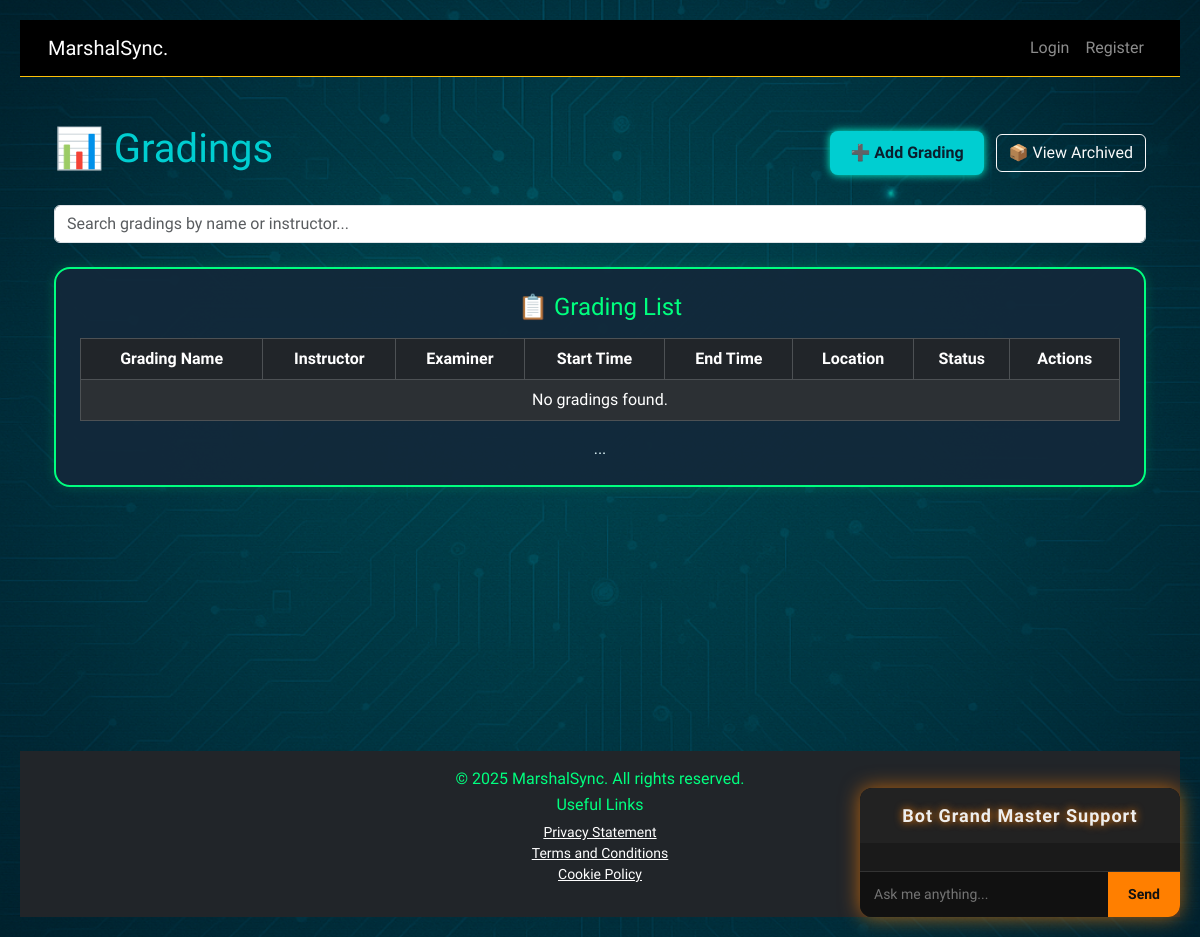
The page /grading_list/ on the database as committed earlier.
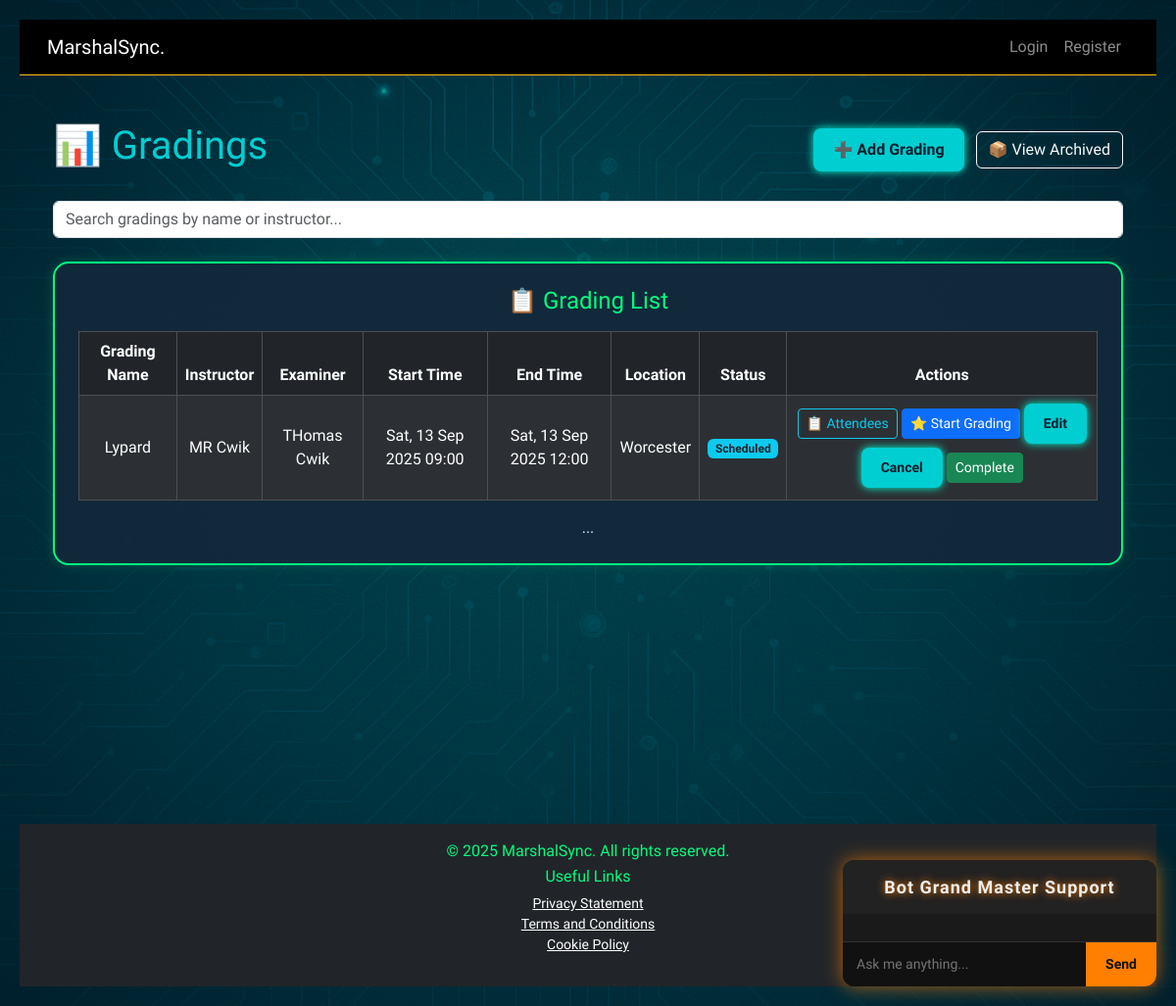
The same page on the database as committed later.
### gradings/models.py (models this page shows, shortened)
class Grading(models.Model):
    STATUS_CHOICES = [
        ('scheduled', 'Scheduled'),
        ('completed', 'Completed'),
        ('canceled', 'Canceled'),
    ]
    class_name = models.CharField(max_length=100)
    instructor = models.CharField(max_length=100)
    examiner = models.CharField(max_length=100, blank=True, null=True)
    start_time = models.DateTimeField()
    end_time = models.DateTimeField()
    location = models.CharField(max_length=200, blank=True, null=True)
    description = models.TextField(blank=True, null=True)
    status = models.CharField(
        max_length=10,
        choices=STATUS_CHOICES,
        default='scheduled',
    )
    archived = models.BooleanField(default=False)

### gradings/views.py (the view, shortened to what this page needs)
# urls.py: path('grading_list/', include('gradings.urls', namespace='gradings')),  # Added gradings app URLs
def grading_list(request):
    query = request.GET.get('q', '').strip()
    gradings_qs = Grading.objects.filter(status='scheduled').order_by('-start_time')
    paginator = Paginator(gradings_qs, 10)
    page_number = request.GET.get('page')
    gradings = paginator.get_page(page_number)
    context = {
        'gradings': gradings,
        'query': query,
    }
    return render(request, 'gradings/grading_list.html', context)

### gradings/templates/gradings/grading_list.html (shortened to what this page needs)
{% extends 'layout.html' %}
{% block content %}
<div class="container py-4">
  <div class="d-flex justify-content-between align-items-center mb-4">
    <h1 class="text-glow">📊 Gradings</h1>
    <div>
      <button type="button" class="btn btn-warning me-2" data-bs-toggle="modal" data-bs-target="#gradingModal" id="addGradingBtn">
        ➕ Add Grading
      </button>
      <a href="{% url 'gradings:grading_archive' %}" class="btn btn-outline-light">📦 View Archived</a>
    </div>
  </div>
  <form method="GET" class="mb-4">
    <input type="text" name="q" value="{{ query }}" class="form-control" placeholder="Search gradings by name or instructor..." />
  </form>
  <div class="tile">
    <h4 class="mb-3">📋 Grading List</h4>
    <table class="table table-dark table-striped table-bordered rounded align-middle">
      <thead>
        <tr>
          <th>Grading Name</th>
          <th>Instructor</th>
          <th>Examiner</th>
          <th>Start Time</th>
          <th>End Time</th>
          <th>Location</th>
          <th>Status</th>
          <th>Actions</th>
        </tr>
      </thead>
      <tbody>
        {% for grading in gradings %}
        <tr>
          <td>{{ grading.class_name }}</td>
          <td>{{ grading.instructor }}</td>
          <td>{{ grading.examiner }}</td>
          <td>{{ grading.start_time|date:"D, d M Y H:i" }}</td>
          <td>{{ grading.end_time|date:"D, d M Y H:i" }}</td>
          <td>{{ grading.location }}</td>
          <td>
            {% if grading.status == 'scheduled' %}
              <span class="badge bg-info text-dark">Scheduled</span>
            {% elif grading.status == 'completed' %}
              <span class="badge bg-success">Completed</span>
            {% elif grading.status == 'canceled' %}
              <span class="badge bg-warning text-dark">Canceled</span>
            {% else %}
              <span class="badge bg-secondary">Unknown</span>
            {% endif %}
          </td>
          <td>
            {% if not show_archived %}
              <a href="{% url 'gradings:grading_register' grading.id %}" class="btn btn-sm btn-outline-info mb-1">📋 Attendees</a>
               <a href="{% url 'gradings:grading_sheets' grading.id %}" class="btn btn-sm btn-primary mb-1">⭐ Start Grading</a>
              <a href="#" class="btn btn-sm btn-warning mb-1 edit-grading-btn"
                 data-id="{{ grading.pk }}"
                 data-class_name="{{ grading.class_name|escapejs }}"
                 data-instructor="{{ grading.instructor|escapejs }}"
                 data-examiner="{{ grading.examiner|escapejs }}"
                 data-start_time="{{ grading.start_time|date:'Y-m-d\\TH:i' }}"
                 data-end_time="{{ grading.end_time|date:'Y-m-d\\TH:i' }}"
                 data-location="{{ grading.location|escapejs }}">Edit</a>
              <form action="{% url 'gradings:cancel_grading' grading.pk %}" method="POST" style="display:inline;">
                <button type="submit" class="btn btn-sm btn-warning mb-1" onclick="return confirm('Cancel this grading and archive it?');">Cancel</button>
              </form>
              <form action="{% url 'gradings:complete_grading' grading.pk %}" method="POST" style="display:inline;">
                <button type="submit" class="btn btn-sm btn-success mb-1" onclick="return confirm('Mark this grading as complete and archive it?');">Complete</button>
              </form>
            {% else %}
              <span class="text-muted">Archived</span>
            {% endif %}
          </td>
        </tr>
        {% empty %}
        <tr><td colspan="8">No gradings found.</td></tr>
        {% endfor %}
      </tbody>
    </table>
    ...
  </div>
</div>
{% endblock %}

Rows that differ between the two databases and show on the page:
added Grading: class_name "Lypard", instructor "MR Cwik", examiner "THomas Cwik", start_time "Sat, 13 Sep 2025 09:00", end_time "Sat, 13 Sep 2025 12:00", location "Worcester", status "Scheduled"
Other text that changed with them:
text no longer shown: "No gradings found."
